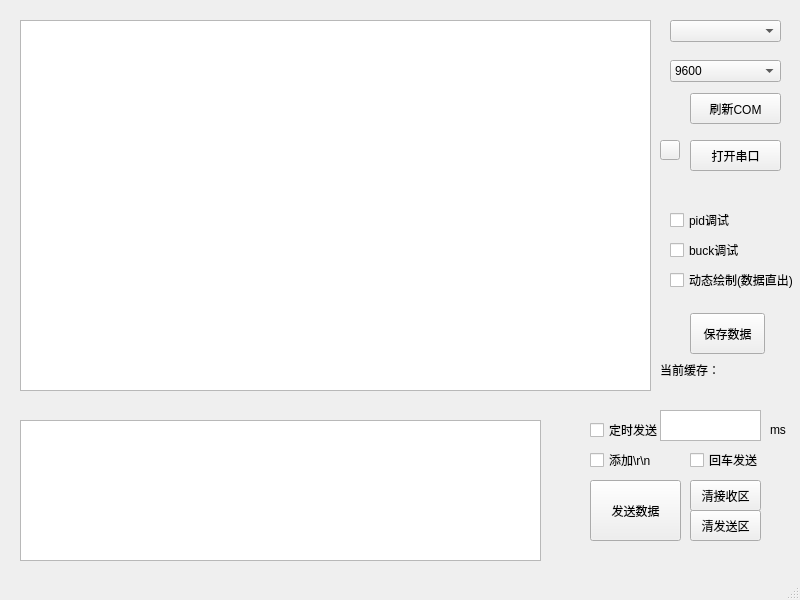
<?xml version="1.0" encoding="UTF-8"?>
<ui version="4.0">
 <class>MainWindow</class>
 <widget class="QMainWindow" name="MainWindow">
  <property name="geometry">
   <rect>
    <x>0</x>
    <y>0</y>
    <width>800</width>
    <height>600</height>
   </rect>
  </property>
  <property name="windowTitle">
   <string>MainWindow</string>
  </property>
  <widget class="QWidget" name="centralwidget">
   <widget class="QPushButton" name="onoff_COM">
    <property name="geometry">
     <rect>
      <x>690</x>
      <y>140</y>
      <width>91</width>
      <height>31</height>
     </rect>
    </property>
    <property name="text">
     <string>打开串口</string>
    </property>
   </widget>
   <widget class="QPushButton" name="refresh_COM">
    <property name="geometry">
     <rect>
      <x>690</x>
      <y>93</y>
      <width>91</width>
      <height>31</height>
     </rect>
    </property>
    <property name="text">
     <string>刷新COM</string>
    </property>
   </widget>
   <widget class="QPushButton" name="check_onoff">
    <property name="geometry">
     <rect>
      <x>660</x>
      <y>140</y>
      <width>20</width>
      <height>20</height>
     </rect>
    </property>
    <property name="sizePolicy">
     <sizepolicy hsizetype="Fixed" vsizetype="Fixed">
      <horstretch>0</horstretch>
      <verstretch>0</verstretch>
     </sizepolicy>
    </property>
    <property name="text">
     <string/>
    </property>
   </widget>
   <widget class="QTextEdit" name="textEdit">
    <property name="geometry">
     <rect>
      <x>20</x>
      <y>420</y>
      <width>521</width>
      <height>141</height>
     </rect>
    </property>
    <property name="minimumSize">
     <size>
      <width>250</width>
      <height>60</height>
     </size>
    </property>
    <property name="maximumSize">
     <size>
      <width>2400</width>
      <height>900</height>
     </size>
    </property>
   </widget>
   <widget class="QComboBox" name="available_COM">
    <property name="geometry">
     <rect>
      <x>670</x>
      <y>20</y>
      <width>111</width>
      <height>22</height>
     </rect>
    </property>
    <property name="sizePolicy">
     <sizepolicy hsizetype="Fixed" vsizetype="Fixed">
      <horstretch>0</horstretch>
      <verstretch>0</verstretch>
     </sizepolicy>
    </property>
   </widget>
   <widget class="QComboBox" name="set_BUAD">
    <property name="geometry">
     <rect>
      <x>670</x>
      <y>60</y>
      <width>111</width>
      <height>22</height>
     </rect>
    </property>
    <property name="sizePolicy">
     <sizepolicy hsizetype="Fixed" vsizetype="Fixed">
      <horstretch>0</horstretch>
      <verstretch>0</verstretch>
     </sizepolicy>
    </property>
    <item>
     <property name="text">
      <string>9600</string>
     </property>
    </item>
    <item>
     <property name="text">
      <string>115200</string>
     </property>
    </item>
    <item>
     <property name="text">
      <string>230400</string>
     </property>
    </item>
    <item>
     <property name="text">
      <string>460800</string>
     </property>
    </item>
    <item>
     <property name="text">
      <string>921600</string>
     </property>
    </item>
    <item>
     <property name="text">
      <string>1382400</string>
     </property>
    </item>
   </widget>
   <widget class="QCheckBox" name="draw_pid">
    <property name="geometry">
     <rect>
      <x>670</x>
      <y>210</y>
      <width>111</width>
      <height>20</height>
     </rect>
    </property>
    <property name="sizePolicy">
     <sizepolicy hsizetype="Fixed" vsizetype="Fixed">
      <horstretch>0</horstretch>
      <verstretch>0</verstretch>
     </sizepolicy>
    </property>
    <property name="text">
     <string>pid调试</string>
    </property>
   </widget>
   <widget class="QCheckBox" name="draw_buck">
    <property name="geometry">
     <rect>
      <x>670</x>
      <y>240</y>
      <width>111</width>
      <height>20</height>
     </rect>
    </property>
    <property name="sizePolicy">
     <sizepolicy hsizetype="Fixed" vsizetype="Fixed">
      <horstretch>0</horstretch>
      <verstretch>0</verstretch>
     </sizepolicy>
    </property>
    <property name="text">
     <string>buck调试</string>
    </property>
   </widget>
   <widget class="QCheckBox" name="enter_send">
    <property name="geometry">
     <rect>
      <x>690</x>
      <y>450</y>
      <width>79</width>
      <height>20</height>
     </rect>
    </property>
    <property name="text">
     <string>回车发送</string>
    </property>
   </widget>
   <widget class="QTextBrowser" name="textBrowser">
    <property name="geometry">
     <rect>
      <x>20</x>
      <y>20</y>
      <width>631</width>
      <height>371</height>
     </rect>
    </property>
    <property name="minimumSize">
     <size>
      <width>300</width>
      <height>180</height>
     </size>
    </property>
    <property name="maximumSize">
     <size>
      <width>2800</width>
      <height>2100</height>
     </size>
    </property>
   </widget>
   <widget class="QCheckBox" name="timed_send">
    <property name="geometry">
     <rect>
      <x>590</x>
      <y>420</y>
      <width>79</width>
      <height>20</height>
     </rect>
    </property>
    <property name="text">
     <string>定时发送</string>
    </property>
   </widget>
   <widget class="QCheckBox" name="add_crlf">
    <property name="geometry">
     <rect>
      <x>590</x>
      <y>450</y>
      <width>79</width>
      <height>20</height>
     </rect>
    </property>
    <property name="text">
     <string>添加\r\n</string>
    </property>
   </widget>
   <widget class="QCheckBox" name="draw_dynamic">
    <property name="geometry">
     <rect>
      <x>670</x>
      <y>270</y>
      <width>131</width>
      <height>20</height>
     </rect>
    </property>
    <property name="sizePolicy">
     <sizepolicy hsizetype="Fixed" vsizetype="Fixed">
      <horstretch>0</horstretch>
      <verstretch>0</verstretch>
     </sizepolicy>
    </property>
    <property name="text">
     <string>动态绘制(数据直出)</string>
    </property>
   </widget>
   <widget class="QTextEdit" name="time_edit">
    <property name="geometry">
     <rect>
      <x>660</x>
      <y>410</y>
      <width>101</width>
      <height>31</height>
     </rect>
    </property>
   </widget>
   <widget class="QLabel" name="label">
    <property name="geometry">
     <rect>
      <x>770</x>
      <y>420</y>
      <width>21</width>
      <height>20</height>
     </rect>
    </property>
    <property name="text">
     <string>ms</string>
    </property>
   </widget>
   <widget class="QPushButton" name="send_data">
    <property name="geometry">
     <rect>
      <x>590</x>
      <y>480</y>
      <width>91</width>
      <height>61</height>
     </rect>
    </property>
    <property name="text">
     <string>发送数据</string>
    </property>
   </widget>
   <widget class="QPushButton" name="empty_rx">
    <property name="geometry">
     <rect>
      <x>690</x>
      <y>480</y>
      <width>71</width>
      <height>31</height>
     </rect>
    </property>
    <property name="text">
     <string>清接收区</string>
    </property>
   </widget>
   <widget class="QPushButton" name="empty_tx">
    <property name="geometry">
     <rect>
      <x>690</x>
      <y>510</y>
      <width>71</width>
      <height>31</height>
     </rect>
    </property>
    <property name="text">
     <string>清发送区</string>
    </property>
   </widget>
   <widget class="QLabel" name="buffer_size">
    <property name="geometry">
     <rect>
      <x>660</x>
      <y>360</y>
      <width>131</width>
      <height>20</height>
     </rect>
    </property>
    <property name="text">
     <string>当前缓存：</string>
    </property>
   </widget>
   <widget class="QPushButton" name="save_data">
    <property name="geometry">
     <rect>
      <x>690</x>
      <y>313</y>
      <width>75</width>
      <height>41</height>
     </rect>
    </property>
    <property name="text">
     <string>保存数据</string>
    </property>
   </widget>
   <widget class="QLabel" name="time_image">
    <property name="geometry">
     <rect>
      <x>620</x>
      <y>400</y>
      <width>20</width>
      <height>20</height>
     </rect>
    </property>
    <property name="text">
     <string/>
    </property>
   </widget>
  </widget>
  <widget class="QMenuBar" name="menubar">
   <property name="geometry">
    <rect>
     <x>0</x>
     <y>0</y>
     <width>800</width>
     <height>22</height>
    </rect>
   </property>
  </widget>
  <widget class="QStatusBar" name="statusbar"/>
 </widget>
 <resources/>
 <connections/>
</ui>
